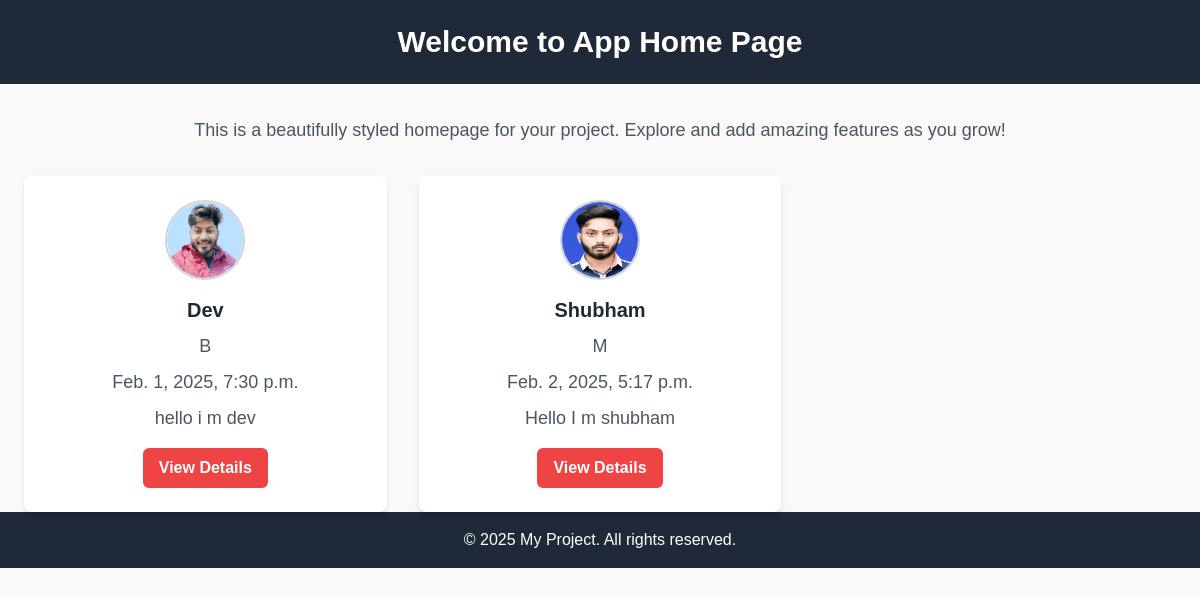
The app's page /myDjangoApp/ with its own data.
### myDjangoApp/models.py (models this page shows, shortened)
class User(models.Model):
    COURSE_TYPE = [
        ('B', 'Bachelor'),
        ('M', 'Master'),
        ('PHD', 'PhD'),
    ]
    name = models.CharField(max_length=100)
    image = models.ImageField(upload_to='images/')
    type = models.CharField(max_length=3, choices=COURSE_TYPE)
    time = models.DateTimeField(default=timezone.now)  # Callable, not function call
    description = models.TextField(default='')

### myDjangoApp/views.py (the view)
# urls.py: path('', views.appHome, name = "appHome"),
def appHome(request):
    users = User.objects.all()
    return render(request, "website/appHome.html", {"users": users})

### myDjangoApp/templates/website/appHome.html (shortened to what this page needs)
{% extends "index.html" %}
{% block content %}
  <header class="bg-gray-800 text-white text-center py-6">
    <h1 class="text-3xl font-semibold">Welcome to App Home Page</h1>
  </header>
  <main class="py-8 text-center">
    <p class="text-lg text-gray-600">This is a beautifully styled homepage for your project. Explore and add amazing features as you grow!</p>
  </main>
  <div class="grid grid-cols-1 sm:grid-cols-2 lg:grid-cols-3 gap-8 px-6">
    {% for user in users %}
      <div class="bg-white p-6 rounded-lg shadow-md flex flex-col items-center text-center">
        <img src="{{ user.image.url }}" alt="{{ user.name }}" class="w-20 h-20 rounded-full border-2 border-gray-300">
        <p class="mt-4 text-xl font-semibold text-gray-800">{{ user.name }}</p>
        <p class="mt-2 text-lg text-gray-600">{{ user.type }}</p>
        <p class="mt-2 text-lg text-gray-600">{{ user.time }}</p>
        <p class="mt-2 text-lg text-gray-600">{{ user.description }}</p>
        <a href="{% url 'appDescription' user.id %}">
          <button class="mt-4 bg-red-500 text-white py-2 px-4 rounded-md hover:bg-red-400 transition duration-300">View Details</button>
        </a>
      </div>
    {% endfor %}
  </div>
  <footer class="bg-gray-800 text-white text-center py-4">
    <p>&copy; 2025 My Project. All rights reserved.</p>
  </footer>
{% endblock %}

### static/style.css (style rules this page uses)
body { margin: 0; font-family: Arial, sans-serif; text-align: center; background-color: #f9f9f9; overflow-x: hidden; }
button, a { text-decoration: none; color: #4244ce; font-weight: bold; transition: color 0.3s ease, transform 0.3s ease; }

### records on screen
User: image (placeholder picture), name "Dev", type "B", time "Feb. 1, 2025, 7:30 p.m.", description "hello i m dev"
User: image (picture), name "Shubham", type "M", time "Feb. 2, 2025, 5:17 p.m.", description "Hello I m shubham"
